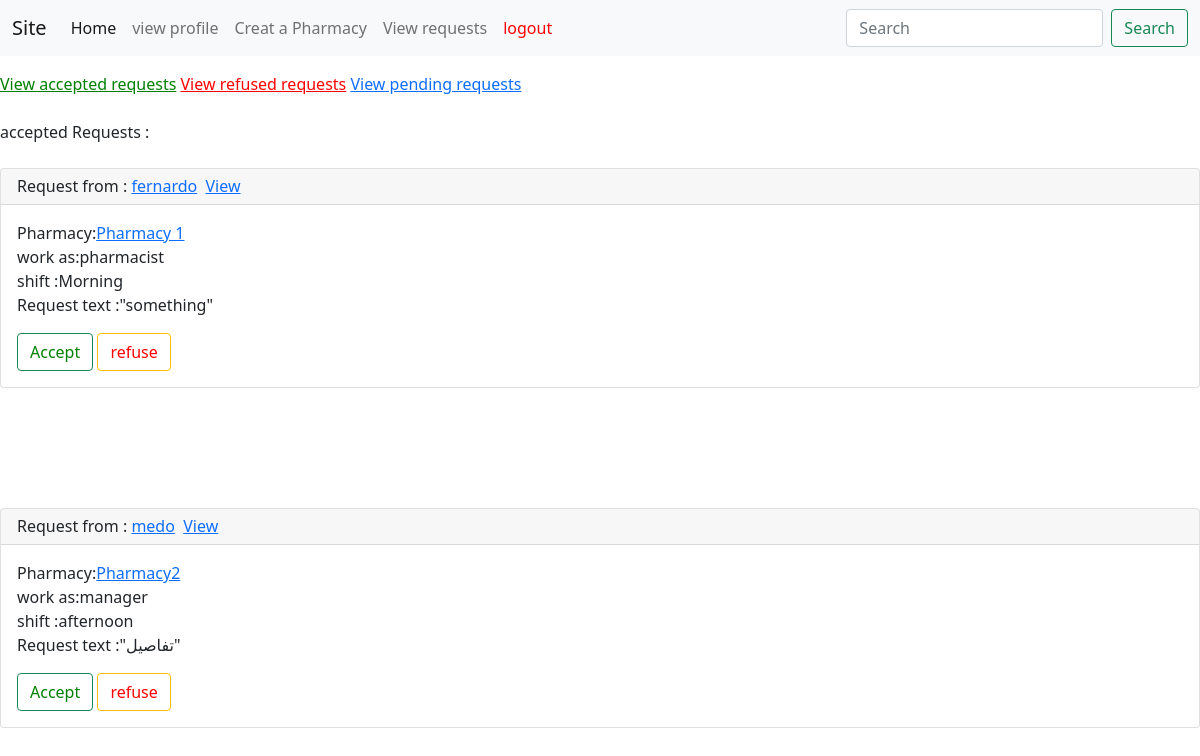
The app's page /viewrequests/accepted (signed in) with its own data.
### app/models.py (models this page shows, shortened)
class workrequest(models.Model):
    phid=models.ForeignKey(Pharmacy,on_delete=models.CASCADE)
    user=models.ForeignKey(settings.AUTH_USER_MODEL,on_delete=models.CASCADE)
    workertype=models.ForeignKey(worker,on_delete=models.CASCADE)
    shifttype=models.ForeignKey(shift,on_delete=models.CASCADE)
    requesttext = models.TextField()
    accepted=models.BooleanField(default=False)
    refused=models.BooleanField(default=False)

class Pharmacy(models.Model):
    user=models.ForeignKey(settings.AUTH_USER_MODEL,
        on_delete=models.CASCADE)
    Title = models.CharField(max_length=200)
    description=models.TextField()
    feed=models.DecimalField(max_digits=5,decimal_places=1,default=Decimal(3.0),null=True,blank=True)
    numoffeeds=models.DecimalField(max_digits=10**9,decimal_places=1,default=Decimal(0.0),null=True,blank=True)
    image = models.ImageField(default="")
    location=models.ForeignKey(government,on_delete=models.CASCADE,default=0)
    info_for_accepted_requests=models.TextField(default='')
    open=models.BooleanField(default=True)
    def __str__(self):
        return self.Title

class worker(models.Model):
    name=models.CharField(default="worker",max_length=100)#worker , manager , pharmacist
    def __str__(self):
        return self.name

class shift(models.Model):
    name=models.CharField(default="morning",max_length=100)#morning , afternoon , evening
    def __str__(self):
        return self.name

### app/views.py (the view)
# urls.py: path('viewrequests/<str:tr>',viewrequests,name="viewrequests"),
def viewrequests(request,tr):
    lista = []
    if request.user.is_authenticated:
        try:
            ph=Pharmacy.objects.filter(user=request.user)
            for p in ph :
                lista.append(list(workrequest.objects.filter(phid=p)))
        except:
            []#print("errrrrrrrrrrrrrrrrrrrrrrrrrr\n\n\n\n")
    return render(request,template_name="viewrequests.html",context={"lis":lista,"tr":tr})

### templates/viewrequests.html (shortened to what this page needs)
<!DOCTYPE html>
{% extends 'Base.html' %}
{% block content %}
<html lang="en">
<head>
</head>
<body>
<a href="{% url  'viewrequests' 'accepted'  %}" style="color:green">View accepted requests</a>
<a href="{% url  'viewrequests' 'refused'  %}" style="color:red">View refused requests</a>
<a href="{% url  'viewrequests' 'pending'  %}" >View pending requests</a>
<br><br>
{{tr}} Requests :<br><br>
{% for l in lis %}
{% for w2 in l %}
{% if  w2.refused == False and w2.accepted == False and tr == "pending"  or  w2.refused == False and tr == "accepted"  or   w2.accepted == False and tr == "refused"  %}
<div class="card">
  <h6 class="card-header">Request from : <a href="{% url 'profile' w2.user.id %}">{{w2.user}}</a>&nbsp; <a href="{% url 'requestview' w2.id %}">View</a><br></h6>
  <div class="card-body">
    <p class="card-text">
        Pharmacy:<a href="{% url 'pharmacy' w2.phid.id %}">{{w2.phid}}</a>
    <br>
    work as:{{w2.workertype}}
    <br>
    shift :{{w2.shifttype}}
    <br>
    Request text :"{{w2.requesttext}}"
    <br>
</p>
<a href="{% url  'acceptrequest' w2.id %}" style="color:green" class="btn btn-outline-success">Accept</a>
<a href="{% url  'refuserequest' w2.id %}" style="color:red" class="btn btn-outline-warning">refuse</a>
<br>
  </div>
</div>
<br><br>
<br><br><br>
{% endif %}
{% endfor %}
{% endfor %}
</body>
</html>
{% endblock %}

### records on screen
workrequest: user "fernardo", phid "Pharmacy 1", workertype "pharmacist", shifttype "Morning", requesttext "something"
workrequest: user "medo", phid "Pharmacy2", workertype "manager", shifttype "afternoon", requesttext "تفاصيل"

### other values on screen
{{ tr }} "accepted"
